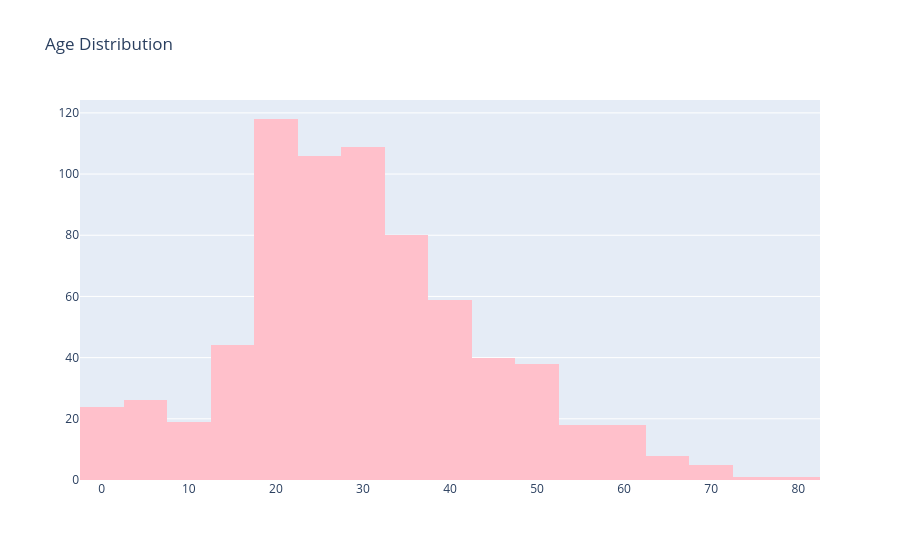

This figure's notebook cell:
### Code cell
#Let's visualize histogram
trace = go.Histogram(x = data['Age'],
                     nbinsx=20,
                     marker={'color':'pink'})
#layout define for the graph
layout = go.Layout(title="Age Distribution")
#we combine the trce with the layout to display the figure
fig = go.Figure(data=trace,layout = layout)
fig

### Figure 1 — Plotly figure (JSON) as saved in the notebook; plotly's stock layout.template omitted (floating-point values rounded to 4 significant figures; data arrays with more than 128 entries replaced by an {"elided": "..."} marker saying what was removed)
{"data": [{"marker": {"color": "pink"}, "nbinsx": 20, "type": "histogram", "x": {"elided": "891 float values"}}], "layout": {"title": {"text": "Age Distribution"}}}
